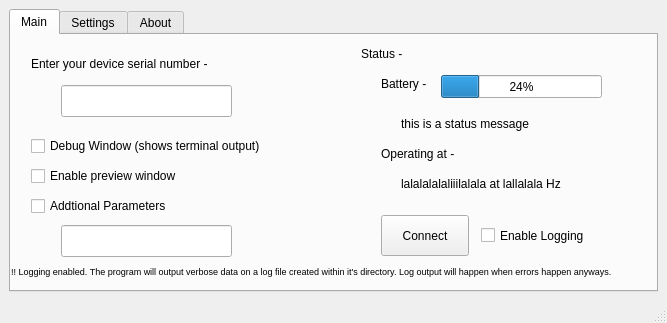
<?xml version="1.0" encoding="UTF-8"?>
<ui version="4.0">
 <class>MainWindow</class>
 <widget class="QMainWindow" name="MainWindow">
  <property name="geometry">
   <rect>
    <x>0</x>
    <y>0</y>
    <width>667</width>
    <height>323</height>
   </rect>
  </property>
  <property name="minimumSize">
   <size>
    <width>667</width>
    <height>323</height>
   </size>
  </property>
  <property name="maximumSize">
   <size>
    <width>667</width>
    <height>323</height>
   </size>
  </property>
  <property name="windowTitle">
   <string>Scrcpy Camera Controller</string>
  </property>
  <widget class="QWidget" name="centralwidget">
   <layout class="QGridLayout" name="gridLayout">
    <item row="0" column="1">
     <widget class="QTabWidget" name="tabWidget">
      <property name="currentIndex">
       <number>0</number>
      </property>
      <widget class="QWidget" name="MainPage">
       <attribute name="title">
        <string>Main</string>
       </attribute>
       <widget class="QLabel" name="serialLabel">
        <property name="geometry">
         <rect>
          <x>20</x>
          <y>20</y>
          <width>221</width>
          <height>18</height>
         </rect>
        </property>
        <property name="text">
         <string>Enter your device serial number - </string>
        </property>
       </widget>
       <widget class="QLineEdit" name="serialNumber">
        <property name="geometry">
         <rect>
          <x>50</x>
          <y>50</y>
          <width>171</width>
          <height>32</height>
         </rect>
        </property>
       </widget>
       <widget class="QCheckBox" name="debugEnabled">
        <property name="geometry">
         <rect>
          <x>20</x>
          <y>100</y>
          <width>281</width>
          <height>22</height>
         </rect>
        </property>
        <property name="text">
         <string>Debug Window (shows terminal output)</string>
        </property>
       </widget>
       <widget class="QCheckBox" name="previewEnabled">
        <property name="geometry">
         <rect>
          <x>20</x>
          <y>130</y>
          <width>271</width>
          <height>22</height>
         </rect>
        </property>
        <property name="text">
         <string>Enable preview window</string>
        </property>
       </widget>
       <widget class="QCheckBox" name="paramsEnabled">
        <property name="geometry">
         <rect>
          <x>20</x>
          <y>160</y>
          <width>261</width>
          <height>22</height>
         </rect>
        </property>
        <property name="text">
         <string>Addtional Parameters</string>
        </property>
       </widget>
       <widget class="QLineEdit" name="paramsToEnable">
        <property name="geometry">
         <rect>
          <x>50</x>
          <y>190</y>
          <width>171</width>
          <height>32</height>
         </rect>
        </property>
       </widget>
       <widget class="QLabel" name="statusLabel">
        <property name="geometry">
         <rect>
          <x>350</x>
          <y>10</y>
          <width>58</width>
          <height>18</height>
         </rect>
        </property>
        <property name="text">
         <string>Status - </string>
        </property>
       </widget>
       <widget class="QLabel" name="batyLabel">
        <property name="geometry">
         <rect>
          <x>370</x>
          <y>40</y>
          <width>58</width>
          <height>18</height>
         </rect>
        </property>
        <property name="text">
         <string>Battery - </string>
        </property>
       </widget>
       <widget class="QProgressBar" name="batyPercentage">
        <property name="geometry">
         <rect>
          <x>430</x>
          <y>40</y>
          <width>161</width>
          <height>23</height>
         </rect>
        </property>
        <property name="value">
         <number>24</number>
        </property>
       </widget>
       <widget class="QLabel" name="deviceConnectionStatus">
        <property name="geometry">
         <rect>
          <x>390</x>
          <y>80</y>
          <width>211</width>
          <height>18</height>
         </rect>
        </property>
        <property name="text">
         <string>this is a status message</string>
        </property>
       </widget>
       <widget class="QLabel" name="operatinglabel">
        <property name="geometry">
         <rect>
          <x>370</x>
          <y>110</y>
          <width>101</width>
          <height>18</height>
         </rect>
        </property>
        <property name="text">
         <string>Operating at - </string>
        </property>
       </widget>
       <widget class="QLabel" name="operationStatus">
        <property name="geometry">
         <rect>
          <x>390</x>
          <y>140</y>
          <width>191</width>
          <height>18</height>
         </rect>
        </property>
        <property name="text">
         <string>lalalalalaliiilalala at lallalala Hz</string>
        </property>
       </widget>
       <widget class="QPushButton" name="connectionButton">
        <property name="geometry">
         <rect>
          <x>370</x>
          <y>180</y>
          <width>88</width>
          <height>41</height>
         </rect>
        </property>
        <property name="text">
         <string>Connect</string>
        </property>
       </widget>
       <widget class="QCheckBox" name="verboseEnabled">
        <property name="geometry">
         <rect>
          <x>470</x>
          <y>180</y>
          <width>131</width>
          <height>41</height>
         </rect>
        </property>
        <property name="text">
         <string>Enable Logging</string>
        </property>
       </widget>
       <widget class="QLabel" name="loggingMessageIfEnabled">
        <property name="geometry">
         <rect>
          <x>0</x>
          <y>221</y>
          <width>651</width>
          <height>31</height>
         </rect>
        </property>
        <property name="font">
         <font>
          <pointsize>7</pointsize>
         </font>
        </property>
        <property name="text">
         <string>!! Logging enabled. The program will output verbose data on a log file created within it's directory. Log output will happen when errors happen anyways.</string>
        </property>
       </widget>
      </widget>
      <widget class="QWidget" name="SettingsPage">
       <attribute name="title">
        <string>Settings</string>
       </attribute>
       <widget class="QLabel" name="rezLabel">
        <property name="geometry">
         <rect>
          <x>20</x>
          <y>10</y>
          <width>251</width>
          <height>18</height>
         </rect>
        </property>
        <property name="text">
         <string>Device Resolution (defaults to 640x480) - </string>
        </property>
       </widget>
       <widget class="QLabel" name="widthLabel">
        <property name="geometry">
         <rect>
          <x>20</x>
          <y>50</y>
          <width>58</width>
          <height>18</height>
         </rect>
        </property>
        <property name="text">
         <string>Width - </string>
        </property>
       </widget>
       <widget class="QLabel" name="heightLabel">
        <property name="geometry">
         <rect>
          <x>150</x>
          <y>47</y>
          <width>51</width>
          <height>21</height>
         </rect>
        </property>
        <property name="text">
         <string>Height -   </string>
        </property>
       </widget>
       <widget class="QLineEdit" name="rezWidth">
        <property name="geometry">
         <rect>
          <x>70</x>
          <y>40</y>
          <width>71</width>
          <height>32</height>
         </rect>
        </property>
       </widget>
       <widget class="QLineEdit" name="rezHeight">
        <property name="geometry">
         <rect>
          <x>200</x>
          <y>40</y>
          <width>71</width>
          <height>32</height>
         </rect>
        </property>
       </widget>
       <widget class="QLabel" name="frameRateLabel1">
        <property name="geometry">
         <rect>
          <x>20</x>
          <y>80</y>
          <width>221</width>
          <height>18</height>
         </rect>
        </property>
        <property name="text">
         <string>Device Frame Rate (defauts to 30) - </string>
        </property>
       </widget>
       <widget class="QLabel" name="frameRateLabel2">
        <property name="geometry">
         <rect>
          <x>20</x>
          <y>110</y>
          <width>71</width>
          <height>18</height>
         </rect>
        </property>
        <property name="text">
         <string>Frame Rate = </string>
        </property>
       </widget>
       <widget class="QLineEdit" name="deviceFrameRate">
        <property name="geometry">
         <rect>
          <x>100</x>
          <y>100</y>
          <width>113</width>
          <height>32</height>
         </rect>
        </property>
       </widget>
       <widget class="QLabel" name="bitrateLabel1">
        <property name="geometry">
         <rect>
          <x>20</x>
          <y>140</y>
          <width>541</width>
          <height>18</height>
         </rect>
        </property>
        <property name="text">
         <string>Device BitRate (Default = 8)</string>
        </property>
       </widget>
       <widget class="QLineEdit" name="deviceBitRate">
        <property name="geometry">
         <rect>
          <x>20</x>
          <y>170</y>
          <width>113</width>
          <height>32</height>
         </rect>
        </property>
       </widget>
       <widget class="QLabel" name="bitrateLabel2">
        <property name="geometry">
         <rect>
          <x>150</x>
          <y>170</y>
          <width>211</width>
          <height>31</height>
         </rect>
        </property>
        <property name="text">
         <string>MegaBits per second </string>
        </property>
       </widget>
       <widget class="QPlainTextEdit" name="helpOutput">
        <property name="geometry">
         <rect>
          <x>360</x>
          <y>40</y>
          <width>281</width>
          <height>131</height>
         </rect>
        </property>
       </widget>
       <widget class="QLabel" name="helpOutputLabel">
        <property name="geometry">
         <rect>
          <x>360</x>
          <y>10</y>
          <width>251</width>
          <height>18</height>
         </rect>
        </property>
        <property name="text">
         <string>Detected ADB Serials and Camera IDs -  </string>
        </property>
       </widget>
       <widget class="QLabel" name="cameraIDLabel">
        <property name="geometry">
         <rect>
          <x>20</x>
          <y>210</y>
          <width>261</width>
          <height>18</height>
         </rect>
        </property>
        <property name="text">
         <string>Camera ID (what camera you are using) - </string>
        </property>
       </widget>
       <widget class="QLineEdit" name="deviceID">
        <property name="geometry">
         <rect>
          <x>290</x>
          <y>200</y>
          <width>113</width>
          <height>32</height>
         </rect>
        </property>
       </widget>
       <widget class="QPushButton" name="updateHelpOutput">
        <property name="geometry">
         <rect>
          <x>520</x>
          <y>190</y>
          <width>121</width>
          <height>34</height>
         </rect>
        </property>
        <property name="text">
         <string>Update Output</string>
        </property>
       </widget>
      </widget>
      <widget class="QWidget" name="About">
       <attribute name="title">
        <string>About</string>
       </attribute>
       <widget class="QLabel" name="signatureLabel">
        <property name="geometry">
         <rect>
          <x>180</x>
          <y>220</y>
          <width>461</width>
          <height>18</height>
         </rect>
        </property>
        <property name="text">
         <string>Scrcpy GUI Camera Controller. Made with &lt;3 by Rudraksh Tiku (RudyDaBot)</string>
        </property>
       </widget>
       <widget class="QLabel" name="controllerVersion">
        <property name="geometry">
         <rect>
          <x>10</x>
          <y>10</y>
          <width>461</width>
          <height>18</height>
         </rect>
        </property>
        <property name="text">
         <string>Version = whatever the fuck it is, code's gonna control this text anyways...</string>
        </property>
       </widget>
       <widget class="QLabel" name="scrcpyVersion">
        <property name="geometry">
         <rect>
          <x>10</x>
          <y>30</y>
          <width>181</width>
          <height>18</height>
         </rect>
        </property>
        <property name="text">
         <string>scrcpy version - lalalalallala</string>
        </property>
       </widget>
       <widget class="QLabel" name="ADBVersion">
        <property name="geometry">
         <rect>
          <x>10</x>
          <y>50</y>
          <width>231</width>
          <height>18</height>
         </rect>
        </property>
        <property name="text">
         <string>ADB version = shimmy shimmy yay</string>
        </property>
       </widget>
       <widget class="QLabel" name="kanavEasterEgg">
        <property name="geometry">
         <rect>
          <x>140</x>
          <y>100</y>
          <width>411</width>
          <height>41</height>
         </rect>
        </property>
        <property name="font">
         <font>
          <pointsize>16</pointsize>
         </font>
        </property>
        <property name="text">
         <string>Kanav if you're reading this, you a bitch.</string>
        </property>
       </widget>
       <widget class="QPushButton" name="enableEgg">
        <property name="geometry">
         <rect>
          <x>10</x>
          <y>210</y>
          <width>88</width>
          <height>34</height>
         </rect>
        </property>
        <property name="text">
         <string>Easter Egg</string>
        </property>
       </widget>
      </widget>
     </widget>
    </item>
   </layout>
  </widget>
  <widget class="QStatusBar" name="statusbar"/>
 </widget>
 <resources/>
 <connections/>
</ui>
